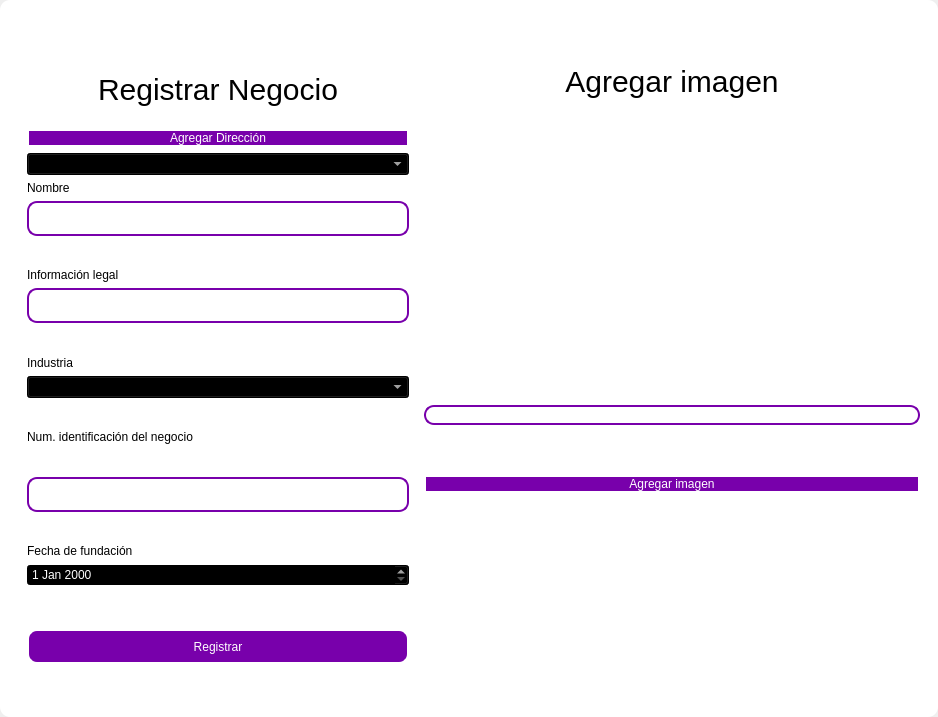
<?xml version="1.0" encoding="UTF-8"?>
<ui version="4.0">
 <class>MainWindow</class>
 <widget class="QMainWindow" name="MainWindow">
  <property name="geometry">
   <rect>
    <x>0</x>
    <y>0</y>
    <width>938</width>
    <height>717</height>
   </rect>
  </property>
  <property name="windowTitle">
   <string>MainWindow</string>
  </property>
  <property name="styleSheet">
   <string notr="true"/>
  </property>
  <widget class="QWidget" name="centralwidget">
   <property name="styleSheet">
    <string notr="true"/>
   </property>
   <layout class="QVBoxLayout" name="verticalLayout">
    <property name="spacing">
     <number>0</number>
    </property>
    <property name="leftMargin">
     <number>0</number>
    </property>
    <property name="topMargin">
     <number>0</number>
    </property>
    <property name="rightMargin">
     <number>0</number>
    </property>
    <property name="bottomMargin">
     <number>0</number>
    </property>
    <item>
     <widget class="QFrame" name="frame">
      <property name="enabled">
       <bool>true</bool>
      </property>
      <property name="styleSheet">
       <string notr="true">QFrame {
	border-radius:10px;
	background-color: rgb(255, 255, 255);
 }
</string>
      </property>
      <property name="frameShape">
       <enum>QFrame::StyledPanel</enum>
      </property>
      <property name="frameShadow">
       <enum>QFrame::Raised</enum>
      </property>
      <layout class="QVBoxLayout" name="verticalLayout_2">
       <item>
        <widget class="QFrame" name="frame_superior">
         <property name="minimumSize">
          <size>
           <width>0</width>
           <height>40</height>
          </size>
         </property>
         <property name="maximumSize">
          <size>
           <width>16777215</width>
           <height>40</height>
          </size>
         </property>
         <property name="styleSheet">
          <string notr="true">QPushButton{
border-radius:18px;
}

QPushButton:hover{
	background-color: rgb(0, 0, 0);
}
</string>
         </property>
         <property name="frameShape">
          <enum>QFrame::StyledPanel</enum>
         </property>
         <property name="frameShadow">
          <enum>QFrame::Raised</enum>
         </property>
         <layout class="QHBoxLayout" name="horizontalLayout_3">
          <property name="spacing">
           <number>4</number>
          </property>
          <property name="leftMargin">
           <number>0</number>
          </property>
          <property name="topMargin">
           <number>0</number>
          </property>
          <property name="rightMargin">
           <number>0</number>
          </property>
          <property name="bottomMargin">
           <number>0</number>
          </property>
          <item>
           <widget class="QPushButton" name="btn_icon">
            <property name="text">
             <string/>
            </property>
            <property name="iconSize">
             <size>
              <width>40</width>
              <height>40</height>
             </size>
            </property>
           </widget>
          </item>
          <item>
           <spacer name="horizontalSpacer_2">
            <property name="orientation">
             <enum>Qt::Horizontal</enum>
            </property>
            <property name="sizeHint" stdset="0">
             <size>
              <width>443</width>
              <height>20</height>
             </size>
            </property>
           </spacer>
          </item>
          <item>
           <widget class="QPushButton" name="bt_minimizar">
            <property name="minimumSize">
             <size>
              <width>38</width>
              <height>38</height>
             </size>
            </property>
            <property name="maximumSize">
             <size>
              <width>38</width>
              <height>38</height>
             </size>
            </property>
            <property name="cursor">
             <cursorShape>PointingHandCursor</cursorShape>
            </property>
            <property name="text">
             <string/>
            </property>
            <property name="icon">
             <iconset>
              <normaloff>image/minus.svg</normaloff>image/minus.svg</iconset>
            </property>
            <property name="iconSize">
             <size>
              <width>38</width>
              <height>38</height>
             </size>
            </property>
           </widget>
          </item>
          <item>
           <widget class="QPushButton" name="bt_maximizar">
            <property name="minimumSize">
             <size>
              <width>38</width>
              <height>38</height>
             </size>
            </property>
            <property name="maximumSize">
             <size>
              <width>38</width>
              <height>38</height>
             </size>
            </property>
            <property name="cursor">
             <cursorShape>PointingHandCursor</cursorShape>
            </property>
            <property name="text">
             <string/>
            </property>
            <property name="icon">
             <iconset>
              <normaloff>image/chevron-up.svg</normaloff>image/chevron-up.svg</iconset>
            </property>
            <property name="iconSize">
             <size>
              <width>38</width>
              <height>38</height>
             </size>
            </property>
           </widget>
          </item>
          <item>
           <widget class="QPushButton" name="bt_restaurar">
            <property name="minimumSize">
             <size>
              <width>38</width>
              <height>38</height>
             </size>
            </property>
            <property name="maximumSize">
             <size>
              <width>38</width>
              <height>38</height>
             </size>
            </property>
            <property name="cursor">
             <cursorShape>PointingHandCursor</cursorShape>
            </property>
            <property name="text">
             <string/>
            </property>
            <property name="icon">
             <iconset>
              <normaloff>image/chevron-down.svg</normaloff>image/chevron-down.svg</iconset>
            </property>
            <property name="iconSize">
             <size>
              <width>38</width>
              <height>38</height>
             </size>
            </property>
           </widget>
          </item>
          <item>
           <widget class="QPushButton" name="bt_cerrar">
            <property name="minimumSize">
             <size>
              <width>38</width>
              <height>38</height>
             </size>
            </property>
            <property name="maximumSize">
             <size>
              <width>38</width>
              <height>38</height>
             </size>
            </property>
            <property name="cursor">
             <cursorShape>PointingHandCursor</cursorShape>
            </property>
            <property name="text">
             <string/>
            </property>
            <property name="icon">
             <iconset>
              <normaloff>image/x.svg</normaloff>image/x.svg</iconset>
            </property>
            <property name="iconSize">
             <size>
              <width>38</width>
              <height>38</height>
             </size>
            </property>
           </widget>
          </item>
         </layout>
        </widget>
       </item>
       <item>
        <widget class="QFrame" name="frame_3">
         <property name="minimumSize">
          <size>
           <width>0</width>
           <height>0</height>
          </size>
         </property>
         <property name="maximumSize">
          <size>
           <width>16777215</width>
           <height>16777215</height>
          </size>
         </property>
         <property name="styleSheet">
          <string notr="true">QLabel {
	color: rgb(0, 0, 0);
	font: 12pt &quot;Arial&quot;;
	background-color: rgba(0, 0, 0,0);
}

QTextEdit{
background-color: rgba(0, 0, 0,0);
border-radius:10px; 
font: 12pt &quot;Arial&quot;;
color: rgb(255, 255, 254);
border: 2px solid  rgb(120, 0, 171);

}

QTextEdit:hover{
background-color: rgba(0, 0, 0,0);
border-radius:10px; 
font: 12pt &quot;Arial&quot;;
border: 2px solid  rgb(120, 0, 171);
	color: rgb(0, 0, 0);
}

QTextEdit:focus{
background-color: rgb(0, 0, 0);
border-radius:10px; 
font: 12pt &quot;Arial&quot;;
border: 2px solid rgb(120, 0, 171);
}

QLineEdit{
background-color: rgba(0, 0, 0,0);
border-radius:10px; 
font: 12pt &quot;Arial&quot;;
color: rgb(255, 255, 254);
border: 2px solid  rgb(120, 0, 171);
}

QLineEdit:hover{
background-color: rgba(0, 0, 0,0);
border-radius:10px; 
font: 12pt &quot;Arial&quot;;
border: 2px solid  rgb(120, 0, 171);
}

QLineEdit:focus{
background-color: rgb(0, 0, 0);
border-radius:10px; 
font: 12pt &quot;Arial&quot;;
border: 2px solid rgb(120, 0, 171);
}

QCheckBox{
	font: 12pt &quot;Arial&quot;;
	color: rgb(255, 255, 255);
}

QCheckBox::indicator {
    width: 18px;
    height:18px;
}

QCheckBox::indicator:unchecked {
   background-image: url(image/square.svg);
}

QCheckBox::indicator:checked {
   background-image: url(image/check-square.svg);
}

QPushButton{
border-radius:10px; 
font: 12pt &quot;Arial&quot;;
color: rgb(255, 255, 254);
border: 2px solid #ffffff;
	background-color: rgb(120, 0, 171);
}

QPushButton:hover{
border-radius:10px; 
font: 12pt &quot;Arial&quot;;
color: rgb(255, 255, 255);
border: 2px solid rgb(120, 0, 171);
	background-color: rgb(120, 0, 171);
}
</string>
         </property>
         <property name="frameShape">
          <enum>QFrame::StyledPanel</enum>
         </property>
         <property name="frameShadow">
          <enum>QFrame::Raised</enum>
         </property>
         <layout class="QHBoxLayout" name="horizontalLayout_4">
          <item>
           <layout class="QVBoxLayout" name="verticalLayout_4">
            <property name="rightMargin">
             <number>0</number>
            </property>
            <property name="bottomMargin">
             <number>0</number>
            </property>
            <item>
             <widget class="QLabel" name="label_3">
              <property name="minimumSize">
               <size>
                <width>100</width>
                <height>50</height>
               </size>
              </property>
              <property name="styleSheet">
               <string notr="true">font-size: 30px;
color: rgb(0, 0, 0);</string>
              </property>
              <property name="text">
               <string>Registrar Negocio</string>
              </property>
              <property name="alignment">
               <set>Qt::AlignCenter</set>
              </property>
             </widget>
            </item>
            <item>
             <widget class="QFrame" name="frame_4">
              <property name="maximumSize">
               <size>
                <width>400</width>
                <height>700</height>
               </size>
              </property>
              <property name="styleSheet">
               <string notr="true">QLabel {
	color: rgb(0, 0, 0);
	font: 12pt &quot;Arial&quot;;
	background-color: rgba(0, 0, 0,0);
}

QTextEdit{
background-color: rgba(0, 0, 0,0);
border-radius:10px; 
font: 12pt &quot;Arial&quot;;
color: rgb(255, 255, 254);
border: 2px solid  rgb(120, 0, 171);

}

QTextEdit:hover{
background-color: rgba(0, 0, 0,0);
border-radius:10px; 
font: 12pt &quot;Arial&quot;;
border: 2px solid  rgb(120, 0, 171);
	color: rgb(0, 0, 0);
}

QTextEdit:focus{
background-color: rgb(0, 0, 0);
border-radius:10px; 
font: 12pt &quot;Arial&quot;;
border: 2px solid rgb(120, 0, 171);
}

QLineEdit{
background-color: rgba(0, 0, 0,0);
border-radius:10px; 
font: 12pt &quot;Arial&quot;;
color: rgb(255, 255, 254);
border: 2px solid  rgb(120, 0, 171);
}

QLineEdit:hover{
background-color: rgba(0, 0, 0,0);
border-radius:10px; 
font: 12pt &quot;Arial&quot;;
border: 2px solid  rgb(120, 0, 171);
}

QLineEdit:focus{
background-color: rgb(0, 0, 0);
border-radius:10px; 
font: 12pt &quot;Arial&quot;;
border: 2px solid rgb(120, 0, 171);
}

QCheckBox{
	font: 12pt &quot;Arial&quot;;
	color: rgb(255, 255, 255);
}

QCheckBox::indicator {
    width: 18px;
    height:18px;
}

QCheckBox::indicator:unchecked {
   background-image: url(image/square.svg);
}

QCheckBox::indicator:checked {
   background-image: url(image/check-square.svg);
}

QPushButton{
border-radius:10px; 
font: 12pt &quot;Arial&quot;;
color: rgb(255, 255, 254);
border: 2px solid #ffffff;
	background-color: rgb(120, 0, 171);
}

QPushButton:hover{
border-radius:10px; 
font: 12pt &quot;Arial&quot;;
color: rgb(255, 255, 255);
border: 2px solid rgb(120, 0, 171);
	background-color: rgb(120, 0, 171);
}
</string>
              </property>
              <property name="frameShape">
               <enum>QFrame::StyledPanel</enum>
              </property>
              <property name="frameShadow">
               <enum>QFrame::Raised</enum>
              </property>
              <layout class="QVBoxLayout" name="verticalLayout_3">
               <property name="leftMargin">
                <number>9</number>
               </property>
               <property name="topMargin">
                <number>9</number>
               </property>
               <property name="rightMargin">
                <number>9</number>
               </property>
               <property name="bottomMargin">
                <number>9</number>
               </property>
               <item>
                <widget class="QPushButton" name="btn_address">
                 <property name="cursor">
                  <cursorShape>PointingHandCursor</cursorShape>
                 </property>
                 <property name="text">
                  <string>Agregar Dirección</string>
                 </property>
                </widget>
               </item>
               <item>
                <widget class="QComboBox" name="address_combobox">
                 <property name="styleSheet">
                  <string notr="true">color: rgb(255, 255, 255);
background-color: rgb(0, 0, 0);</string>
                 </property>
                </widget>
               </item>
               <item>
                <widget class="QLabel" name="label_4">
                 <property name="text">
                  <string>Nombre</string>
                 </property>
                </widget>
               </item>
               <item>
                <widget class="QLineEdit" name="nametxt">
                 <property name="minimumSize">
                  <size>
                   <width>0</width>
                   <height>35</height>
                  </size>
                 </property>
                 <property name="text">
                  <string/>
                 </property>
                </widget>
               </item>
               <item>
                <spacer name="verticalSpacer_4">
                 <property name="orientation">
                  <enum>Qt::Vertical</enum>
                 </property>
                 <property name="sizeHint" stdset="0">
                  <size>
                   <width>20</width>
                   <height>40</height>
                  </size>
                 </property>
                </spacer>
               </item>
               <item>
                <widget class="QLabel" name="label_5">
                 <property name="text">
                  <string>Información legal</string>
                 </property>
                </widget>
               </item>
               <item>
                <widget class="QLineEdit" name="legal_formtxt">
                 <property name="minimumSize">
                  <size>
                   <width>0</width>
                   <height>35</height>
                  </size>
                 </property>
                 <property name="maximumSize">
                  <size>
                   <width>16777215</width>
                   <height>16777215</height>
                  </size>
                 </property>
                 <property name="echoMode">
                  <enum>QLineEdit::Normal</enum>
                 </property>
                </widget>
               </item>
               <item>
                <spacer name="verticalSpacer_5">
                 <property name="orientation">
                  <enum>Qt::Vertical</enum>
                 </property>
                 <property name="sizeHint" stdset="0">
                  <size>
                   <width>20</width>
                   <height>40</height>
                  </size>
                 </property>
                </spacer>
               </item>
               <item>
                <widget class="QLabel" name="label">
                 <property name="text">
                  <string>Industria</string>
                 </property>
                </widget>
               </item>
               <item>
                <widget class="QComboBox" name="industry_combobox">
                 <property name="styleSheet">
                  <string notr="true">color: rgb(255, 255, 255);
background-color: rgb(0, 0, 0);</string>
                 </property>
                </widget>
               </item>
               <item>
                <spacer name="verticalSpacer">
                 <property name="orientation">
                  <enum>Qt::Vertical</enum>
                 </property>
                 <property name="sizeHint" stdset="0">
                  <size>
                   <width>20</width>
                   <height>40</height>
                  </size>
                 </property>
                </spacer>
               </item>
               <item>
                <widget class="QLabel" name="label_2">
                 <property name="text">
                  <string>Num. identificación del negocio</string>
                 </property>
                </widget>
               </item>
               <item>
                <spacer name="verticalSpacer_6">
                 <property name="orientation">
                  <enum>Qt::Vertical</enum>
                 </property>
                 <property name="sizeHint" stdset="0">
                  <size>
                   <width>20</width>
                   <height>40</height>
                  </size>
                 </property>
                </spacer>
               </item>
               <item>
                <widget class="QLineEdit" name="registration_numbertxt">
                 <property name="minimumSize">
                  <size>
                   <width>0</width>
                   <height>35</height>
                  </size>
                 </property>
                </widget>
               </item>
               <item>
                <spacer name="verticalSpacer_10">
                 <property name="orientation">
                  <enum>Qt::Vertical</enum>
                 </property>
                 <property name="sizeHint" stdset="0">
                  <size>
                   <width>20</width>
                   <height>40</height>
                  </size>
                 </property>
                </spacer>
               </item>
               <item>
                <widget class="QLabel" name="label_7">
                 <property name="text">
                  <string>Fecha de fundación</string>
                 </property>
                </widget>
               </item>
               <item>
                <widget class="QDateEdit" name="founding_datetxt">
                 <property name="styleSheet">
                  <string notr="true">color: rgb(255, 255, 255);
background-color: rgb(0, 0, 0);</string>
                 </property>
                </widget>
               </item>
               <item>
                <spacer name="verticalSpacer_9">
                 <property name="orientation">
                  <enum>Qt::Vertical</enum>
                 </property>
                 <property name="sizeHint" stdset="0">
                  <size>
                   <width>20</width>
                   <height>50</height>
                  </size>
                 </property>
                </spacer>
               </item>
               <item>
                <widget class="QPushButton" name="btn_add">
                 <property name="minimumSize">
                  <size>
                   <width>0</width>
                   <height>35</height>
                  </size>
                 </property>
                 <property name="cursor">
                  <cursorShape>PointingHandCursor</cursorShape>
                 </property>
                 <property name="text">
                  <string>Registrar</string>
                 </property>
                </widget>
               </item>
               <item>
                <spacer name="verticalSpacer_7">
                 <property name="orientation">
                  <enum>Qt::Vertical</enum>
                 </property>
                 <property name="sizeHint" stdset="0">
                  <size>
                   <width>20</width>
                   <height>40</height>
                  </size>
                 </property>
                </spacer>
               </item>
              </layout>
             </widget>
            </item>
           </layout>
          </item>
          <item>
           <layout class="QVBoxLayout" name="verticalLayout_5">
            <property name="spacing">
             <number>50</number>
            </property>
            <property name="bottomMargin">
             <number>1</number>
            </property>
            <item>
             <widget class="QLabel" name="label_9">
              <property name="maximumSize">
               <size>
                <width>16777215</width>
                <height>100</height>
               </size>
              </property>
              <property name="styleSheet">
               <string notr="true">font-size: 30px;
color: rgb(0, 0, 0);</string>
              </property>
              <property name="locale">
               <locale language="Spanish" country="Chile"/>
              </property>
              <property name="text">
               <string>Agregar imagen</string>
              </property>
              <property name="alignment">
               <set>Qt::AlignCenter</set>
              </property>
             </widget>
            </item>
            <item>
             <layout class="QHBoxLayout" name="horizontalLayout">
              <property name="spacing">
               <number>20</number>
              </property>
              <property name="rightMargin">
               <number>0</number>
              </property>
              <item>
               <spacer name="horizontalSpacer_3">
                <property name="orientation">
                 <enum>Qt::Vertical</enum>
                </property>
                <property name="sizeHint" stdset="0">
                 <size>
                  <width>20</width>
                  <height>20</height>
                 </size>
                </property>
               </spacer>
              </item>
              <item>
               <widget class="QLabel" name="image_label">
                <property name="minimumSize">
                 <size>
                  <width>0</width>
                  <height>0</height>
                 </size>
                </property>
                <property name="maximumSize">
                 <size>
                  <width>100</width>
                  <height>100</height>
                 </size>
                </property>
                <property name="frameShape">
                 <enum>QFrame::NoFrame</enum>
                </property>
                <property name="text">
                 <string/>
                </property>
                <property name="alignment">
                 <set>Qt::AlignCenter</set>
                </property>
               </widget>
              </item>
              <item>
               <spacer name="horizontalSpacer">
                <property name="orientation">
                 <enum>Qt::Vertical</enum>
                </property>
                <property name="sizeHint" stdset="0">
                 <size>
                  <width>20</width>
                  <height>20</height>
                 </size>
                </property>
               </spacer>
              </item>
             </layout>
            </item>
            <item>
             <widget class="QLineEdit" name="imagetxt">
              <property name="enabled">
               <bool>false</bool>
              </property>
              <property name="minimumSize">
               <size>
                <width>0</width>
                <height>14</height>
               </size>
              </property>
              <property name="maximumSize">
               <size>
                <width>16777215</width>
                <height>35</height>
               </size>
              </property>
             </widget>
            </item>
            <item>
             <widget class="QPushButton" name="btn_add_image">
              <property name="cursor">
               <cursorShape>PointingHandCursor</cursorShape>
              </property>
              <property name="text">
               <string>Agregar imagen</string>
              </property>
             </widget>
            </item>
            <item>
             <spacer name="verticalSpacer_2">
              <property name="orientation">
               <enum>Qt::Vertical</enum>
              </property>
              <property name="sizeHint" stdset="0">
               <size>
                <width>20</width>
                <height>40</height>
               </size>
              </property>
             </spacer>
            </item>
           </layout>
          </item>
         </layout>
        </widget>
       </item>
      </layout>
     </widget>
    </item>
   </layout>
  </widget>
 </widget>
 <resources/>
 <connections/>
</ui>
